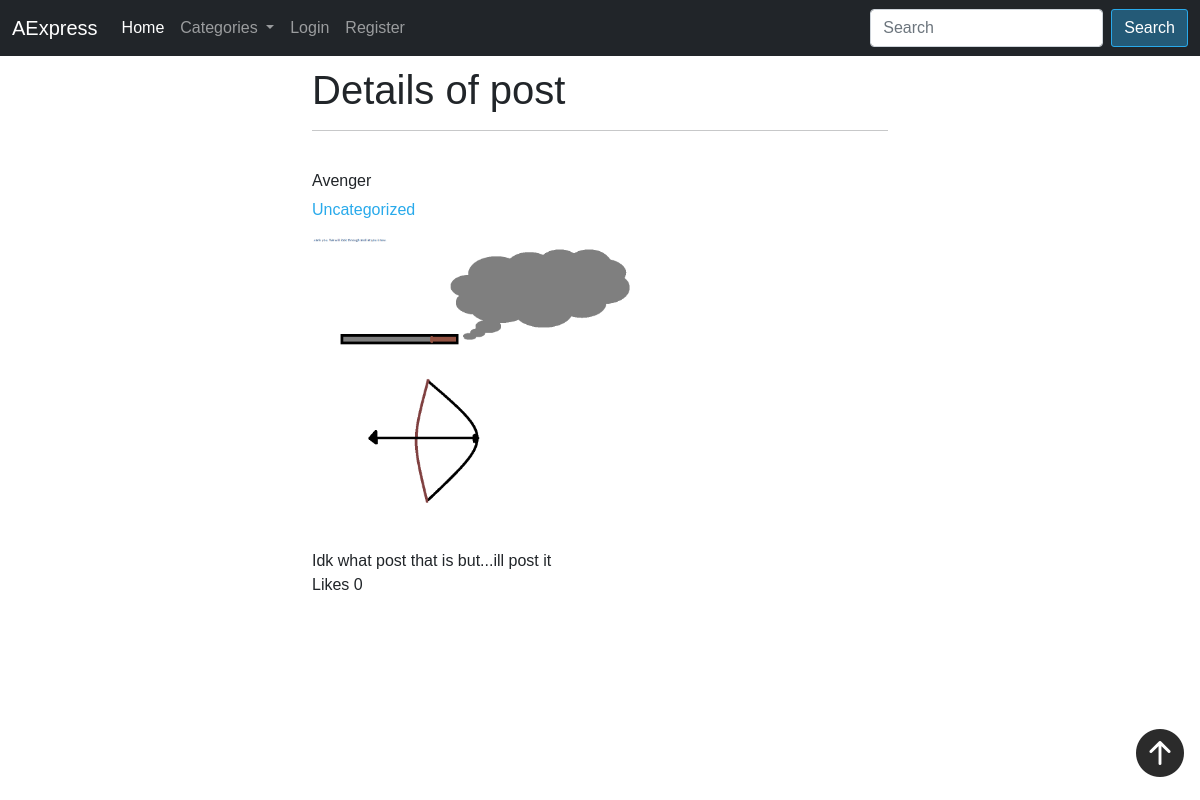
Page /post-detail/20/ on the committed database.
### mainapp/models.py (models this page shows, shortened)
class Post(models.Model):
    image = models.ImageField(null = True, blank = True,upload_to = "images/", verbose_name='Image')
    category = models.CharField(max_length=100)
    author = models.ForeignKey(User, on_delete=models.CASCADE, null=True, blank=True)
    content = models.TextField(null=True, blank=True, verbose_name='Description')
    likes = models.ManyToManyField(User, related_name = 'blog_posts')
    def total_likes(self):
        return self.likes.count()
    class Meta:
        verbose_name_plural = 'Posts'
        verbose_name = 'Post'
        ordering = ['-id']

### mainapp/views.py (the view)
# urls.py: path('post-detail/<int:pk>/', PostDetailsView.as_view(), name = 'detailview'),
class PostDetailsView(DetailView):
    model = Post
    template_name = 'mainapp/details.html'
    def get_context_data(self,*args,**kwargs):
        context = super(PostDetailsView, self).get_context_data(*args, **kwargs)
        stuff = get_object_or_404(Post, id = self.kwargs['pk'])
        total_likes = stuff.total_likes()
        context['total_likes'] = total_likes
        cat_menu = Category.objects.all()
        context["cat_menu"] = cat_menu
        return context

### mainapp/models.py (called while the page is built)
    def __str__(self):
        return str(self.name)

### mainapp/templates/mainapp/details.html (shortened to what this page needs)
{% extends 'mainapp/base.html' %}
{% block content %}
        <h1>Details of post</h1>
        <hr><br>
        <h6>{{ post.author }}</h6>
        <a href = "{% url 'category' post.category %}" class = "category-link"><p>{{ post.category }}</p></a>
        {% if post.image %}
                <img class="detail-img" src="{{post.image.url}}">
        {% endif %}
        <p class="post-text">{{ post.content }}</p>
        Likes {{ total_likes }}
{% endblock %}

### mainapp/static/main/css/main.css (style rules this page uses)
body { font-family: Arial, Helvetica, sans-serif; }
h1 { margin-bottom: 0px; padding-top: 10px; }
.post-text { margin: 0px; margin: 15px 0px 0px 0px; }
.category-link { color: rgb(41, 170, 235); text-decoration: none; }
.detail-img { width: 400px; border-radius: 7px; }

### rows in the picture
Post: author "Avenger", category "Uncategorized", image (picture), content "Idk what post that is but...ill post it"

### other values in the picture
{{ total_likes }} "0"
